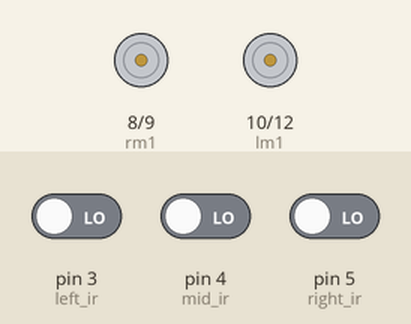
The sketch below on a simulated Arduino Uno, built with avr-gcc and run on an emulated ATmega328P. On the bench: motor-driver pin pairs drawn as motors (green arrow = first pin HIGH = forward, orange = second pin HIGH = backward, longer = more drive, scaled by the enable pin). Inputs (shaded band) come from the test bench; at power-on: pin 3 (left_ir) LOW, pin 4 (mid_ir) LOW, pin 5 (right_ir) LOW. What the sketch prints to the serial monitor is not drawn.

Above: at 1.2 s.
1.3 s: pin 3 (left_ir) driven HIGH
At 2.1 s:
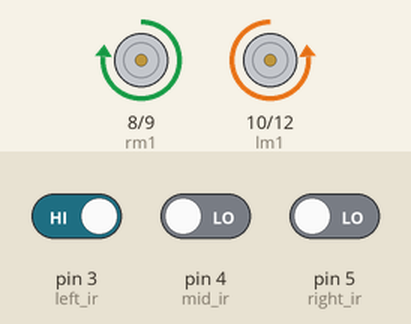
2.8 s: pin 3 (left_ir) driven LOW and pin 4 (mid_ir) driven HIGH
At 4.0 s:
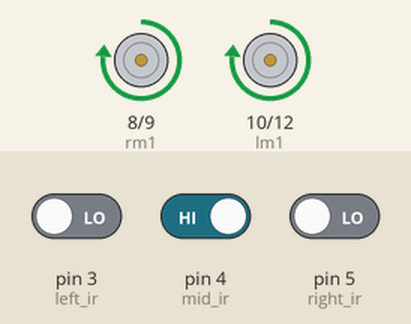
4.3 s: pin 5 (right_ir) driven HIGH
At 5.4 s:
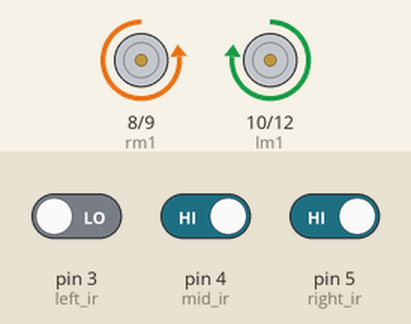
5.8 s: pin 5 (right_ir) driven LOW
At 6.4 s:
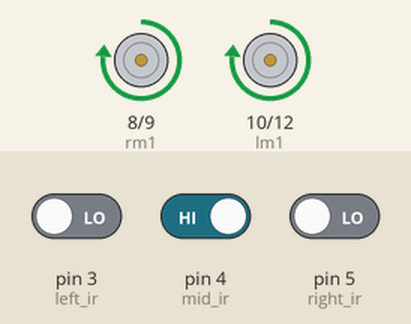
7.3 s: pin 4 (mid_ir) driven LOW
At 7.8 s:
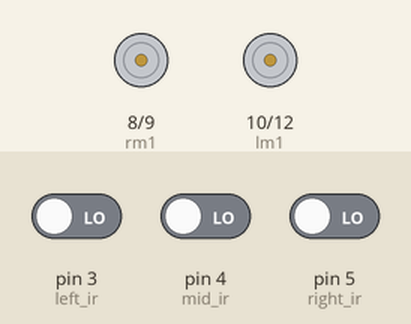
Timing chart, 0 to 9.8 s (numbered marks = the images above; inputs shaded):
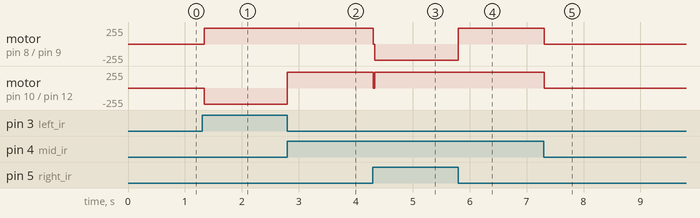

Measured:
- after the input at 1.3 s, motor on pin 8 (rm1) / pin 9 (rm2): stopped → forward 240/255 at once; motor on pin 10 (lm1) / pin 12 (lm2): stopped → backward 240/255 at once
- after the input at 2.8 s, motor on pin 10 (lm1) / pin 12 (lm2): backward 240/255 → forward 240/255 at once
- after the input at 4.3 s, motor on pin 8 (rm1) / pin 9 (rm2): forward 240/255 → backward 240/255 at once; motor on pin 10 (lm1) / pin 12 (lm2): forward 240/255 → stopped at once, → forward 240/255 0.03 s later
- after the input at 5.8 s, motor on pin 8 (rm1) / pin 9 (rm2): backward 240/255 → forward 240/255 at once
- after the input at 7.3 s, motor on pin 8 (rm1) / pin 9 (rm2), motor on pin 10 (lm1) / pin 12 (lm2): forward 240/255 → stopped at once

The sketch:

testlfonlyblack.ino
```cpp
// black is 1 white is 0

const int left_ir=3;
const int right_ir=5;
const int mid_ir=4;
const int lm1=10;
const int lm2=12;
const int rm1=8;
const int rm2=9;
const int enb=11;
const int ena=6;
unsigned int flag;
void setup()
{
 pinMode(left_ir,INPUT);
 pinMode(right_ir,INPUT);
 pinMode(mid_ir,INPUT);
 pinMode(lm1,OUTPUT);
 pinMode(lm2,OUTPUT);
 pinMode(rm1,OUTPUT);
 pinMode(rm2,OUTPUT);
 pinMode(ena,OUTPUT);
 pinMode(enb,OUTPUT);
 Serial.begin(9600);

}
void turn_right();
void turn_left();
void turn_rightw();
void turn_leftw();
void straight();
void moveStop();
void turn_left90();
void loop()
{
analogWrite(ena,240);
analogWrite(enb,240);
int valleft,valmid,valright;
valleft=digitalRead(left_ir);
valmid=digitalRead(mid_ir);
valright=digitalRead(right_ir);
flag=1;


if (valleft==1 && valright==1 && valmid==0)
flag=0;
Serial.println(flag);

if (flag==1)
{
 if(valleft==0 && valright==0 && valmid==1)
 {
  straight();

 }
 if((valleft==1 && valright==0 && valmid==1) || (valleft==1 && valright==0 && valmid==0))
 {
  turn_left();

 }
 if((valleft==0 && valright==1 && valmid==1) || (valleft==0 && valmid==0 && valright==1))
 {
  turn_right();

 }
 if(valleft==1 && valright==1 && valmid==1)
 {
  turn_left();

 }
 if(valleft==0 && valmid==0 && valright==0)
 {
  moveStop();

 }
}

}
void straight()
{
  digitalWrite(lm1,HIGH);
  digitalWrite(lm2,LOW);
  digitalWrite(rm1,HIGH);
  digitalWrite(rm2,LOW);
  delay(30);
  return;
}

void moveStop()
{
   digitalWrite(lm1,LOW);
  digitalWrite(lm2,LOW);
  digitalWrite(rm1,LOW);
  digitalWrite(rm2,LOW);

  return;
}
void turn_left()
{
   digitalWrite(lm1,LOW);
  digitalWrite(lm2,LOW);
  digitalWrite(rm1,LOW);
  digitalWrite(rm2,LOW);
  delay(30);
  digitalWrite(lm1,LOW);
  digitalWrite(lm2,HIGH);
  digitalWrite(rm1,HIGH);
  digitalWrite(rm2,LOW);
  int a=digitalRead(left_ir);
  int b=digitalRead(mid_ir);
  int c=digitalRead(right_ir);
  while(!(a==0 && b==1 && c==0))
  {
   digitalWrite(lm1,LOW);
  digitalWrite(lm2,HIGH);
  digitalWrite(rm1,HIGH);
  digitalWrite(rm2,LOW);
  a=digitalRead(left_ir);
  b=digitalRead(mid_ir);
  c=digitalRead(right_ir);

  }
  return;
  }

void turn_right()
{

   digitalWrite(lm1,LOW);
  digitalWrite(lm2,LOW);
  digitalWrite(rm1,LOW);
  digitalWrite(rm2,LOW);
  delay(30);
  digitalWrite(lm1,HIGH);
  digitalWrite(lm2,LOW);
  digitalWrite(rm1,LOW);
  digitalWrite(rm2,HIGH);
  int a=digitalRead(left_ir);
  int b=digitalRead(mid_ir);
  int c=digitalRead(right_ir);
  while(!(a==0 && b==1 && c==0))
  {
   digitalWrite(lm1,HIGH);
  digitalWrite(lm2,LOW);
  digitalWrite(rm1,LOW);
  digitalWrite(rm2,HIGH);
  a=digitalRead(left_ir);
  b=digitalRead(mid_ir);
  c=digitalRead(right_ir);

  }

  return;
}
```
